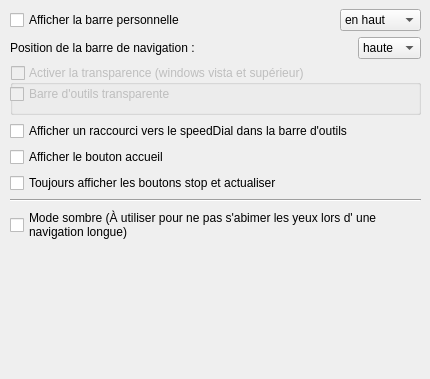
        <widget class="QWidget" name="page_7">
         <widget class="QWidget" name="verticalLayoutWidget">
          <property name="geometry">
           <rect>
            <x>10</x>
            <y>9</y>
            <width>411</width>
            <height>361</height>
           </rect>
          </property>
          <layout class="QVBoxLayout" name="verticalLayout_5">
           <item>
            <layout class="QVBoxLayout" name="verticalLayout_12">
             <item>
              <layout class="QHBoxLayout" name="horizontalLayout_8">
               <item>
                <widget class="QCheckBox" name="checkBox_10">
                 <property name="maximumSize">
                  <size>
                   <width>16777215</width>
                   <height>20</height>
                  </size>
                 </property>
                 <property name="text">
                  <string>Afficher la barre personnelle</string>
                 </property>
                </widget>
               </item>
               <item>
                <spacer name="horizontalSpacer_5">
                 <property name="orientation">
                  <enum>Qt::Horizontal</enum>
                 </property>
                 <property name="sizeHint" stdset="0">
                  <size>
                   <width>40</width>
                   <height>20</height>
                  </size>
                 </property>
                </spacer>
               </item>
               <item>
                <widget class="QComboBox" name="comboBox_2">
                 <item>
                  <property name="text">
                   <string>en haut</string>
                  </property>
                 </item>
                 <item>
                  <property name="text">
                   <string>en bas</string>
                  </property>
                 </item>
                 <item>
                  <property name="text">
                   <string>à gauche</string>
                  </property>
                 </item>
                 <item>
                  <property name="text">
                   <string>à droite</string>
                  </property>
                 </item>
                </widget>
               </item>
              </layout>
             </item>
             <item>
              <layout class="QHBoxLayout" name="horizontalLayout_9">
               <item>
                <widget class="QLabel" name="label_5">
                 <property name="text">
                  <string>Position de la barre de navigation :</string>
                 </property>
                </widget>
               </item>
               <item>
                <spacer name="horizontalSpacer_6">
                 <property name="orientation">
                  <enum>Qt::Horizontal</enum>
                 </property>
                 <property name="sizeHint" stdset="0">
                  <size>
                   <width>40</width>
                   <height>20</height>
                  </size>
                 </property>
                </spacer>
               </item>
               <item>
                <widget class="QComboBox" name="comboBox_3">
                 <item>
                  <property name="text">
                   <string>haute</string>
                  </property>
                 </item>
                 <item>
                  <property name="text">
                   <string>basse</string>
                  </property>
                 </item>
                </widget>
               </item>
              </layout>
             </item>
             <item>
              <widget class="QGroupBox" name="checkBox_13">
               <property name="enabled">
                <bool>false</bool>
               </property>
               <property name="minimumSize">
                <size>
                 <width>0</width>
                 <height>50</height>
                </size>
               </property>
               <property name="maximumSize">
                <size>
                 <width>16777215</width>
                 <height>50</height>
                </size>
               </property>
               <property name="title">
                <string>Activer la transparence (windows vista et supérieur)</string>
               </property>
               <property name="checkable">
                <bool>true</bool>
               </property>
               <property name="checked">
                <bool>false</bool>
               </property>
               <widget class="QCheckBox" name="checkBox_17">
                <property name="geometry">
                 <rect>
                  <x>0</x>
                  <y>20</y>
                  <width>311</width>
                  <height>18</height>
                 </rect>
                </property>
                <property name="text">
                 <string>Barre d'outils transparente</string>
                </property>
               </widget>
              </widget>
             </item>
             <item>
              <widget class="QCheckBox" name="checkBox_15">
               <property name="text">
                <string>Afficher un raccourci vers le speedDial dans la barre d'outils</string>
               </property>
              </widget>
             </item>
             <item>
              <widget class="QCheckBox" name="checkBox_2">
               <property name="text">
                <string>Afficher le bouton accueil</string>
               </property>
              </widget>
             </item>
             <item>
              <widget class="QCheckBox" name="checkBox_3">
               <property name="text">
                <string>Toujours afficher les boutons stop et actualiser</string>
               </property>
              </widget>
             </item>
             <item>
              <widget class="Line" name="line">
               <property name="orientation">
                <enum>Qt::Horizontal</enum>
               </property>
              </widget>
             </item>
             <item>
              <widget class="QCheckBox" name="checkBox_18">
               <property name="text">
                <string>Mode sombre (À utiliser pour ne pas s'abimer les yeux lors d' une 
navigation longue)</string>
               </property>
              </widget>
             </item>
             <item>
              <spacer name="verticalSpacer_2">
               <property name="orientation">
                <enum>Qt::Vertical</enum>
               </property>
               <property name="sizeHint" stdset="0">
                <size>
                 <width>20</width>
                 <height>40</height>
                </size>
               </property>
              </spacer>
             </item>
            </layout>
           </item>
          </layout>
         </widget>
        </widget>
